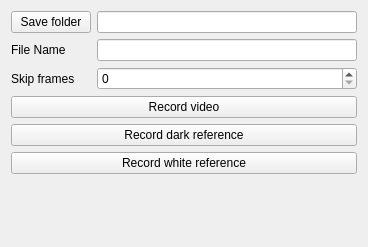
                      <widget class="QWidget" name="page">
                       <property name="geometry">
                        <rect>
                         <x>0</x>
                         <y>0</y>
                         <width>368</width>
                         <height>247</height>
                        </rect>
                       </property>
                       <attribute name="label">
                        <string>Video file management</string>
                       </attribute>
                       <layout class="QVBoxLayout" name="verticalLayout_5">
                        <item>
                         <layout class="QFormLayout" name="formLayout">
                          <property name="sizeConstraint">
                           <enum>QLayout::SetDefaultConstraint</enum>
                          </property>
                          <property name="labelAlignment">
                           <set>Qt::AlignLeading|Qt::AlignLeft|Qt::AlignVCenter</set>
                          </property>
                          <property name="formAlignment">
                           <set>Qt::AlignLeading|Qt::AlignLeft|Qt::AlignVCenter</set>
                          </property>
                          <item row="0" column="0">
                           <widget class="QPushButton" name="baseFolderButton">
                            <property name="sizePolicy">
                             <sizepolicy hsizetype="Minimum" vsizetype="Preferred">
                              <horstretch>0</horstretch>
                              <verstretch>0</verstretch>
                             </sizepolicy>
                            </property>
                            <property name="toolTip">
                             <string>Select folder where all data is organized</string>
                            </property>
                            <property name="text">
                             <string>Save folder</string>
                            </property>
                           </widget>
                          </item>
                          <item row="0" column="1">
                           <widget class="QLineEdit" name="baseFolderLineEdit">
                            <property name="toolTip">
                             <string>Folder where all data is stored</string>
                            </property>
                            <property name="styleSheet">
                             <string notr="true"/>
                            </property>
                            <property name="readOnly">
                             <bool>false</bool>
                            </property>
                            <property name="placeholderText">
                             <string/>
                            </property>
                           </widget>
                          </item>
                          <item row="1" column="0">
                           <widget class="QLabel" name="filePrefixLabel">
                            <property name="sizePolicy">
                             <sizepolicy hsizetype="Preferred" vsizetype="Preferred">
                              <horstretch>0</horstretch>
                              <verstretch>0</verstretch>
                             </sizepolicy>
                            </property>
                            <property name="toolTip">
                             <string>File name</string>
                            </property>
                            <property name="text">
                             <string>File Name</string>
                            </property>
                            <property name="alignment">
                             <set>Qt::AlignLeading|Qt::AlignLeft|Qt::AlignVCenter</set>
                            </property>
                           </widget>
                          </item>
                          <item row="1" column="1">
                           <widget class="QLineEdit" name="filePrefixLineEdit">
                            <property name="toolTip">
                             <string>Prefix appended to the beginning each file stored</string>
                            </property>
                            <property name="text">
                             <string/>
                            </property>
                            <property name="placeholderText">
                             <string/>
                            </property>
                           </widget>
                          </item>
                          <item row="2" column="0">
                           <widget class="QLabel" name="skipFramesLabel">
                            <property name="text">
                             <string>Skip frames</string>
                            </property>
                           </widget>
                          </item>
                          <item row="2" column="1">
                           <widget class="QSpinBox" name="skipFramesSpinBox">
                            <property name="sizePolicy">
                             <sizepolicy hsizetype="Minimum" vsizetype="Fixed">
                              <horstretch>0</horstretch>
                              <verstretch>0</verstretch>
                             </sizepolicy>
                            </property>
                            <property name="toolTip">
                             <string>Time to wait between consecutive recording frames</string>
                            </property>
                            <property name="toolTipDuration">
                             <number>5</number>
                            </property>
                            <property name="maximum">
                             <number>1000</number>
                            </property>
                           </widget>
                          </item>
                         </layout>
                        </item>
                        <item>
                         <widget class="QPushButton" name="recordButton">
                          <property name="sizePolicy">
                           <sizepolicy hsizetype="Minimum" vsizetype="Fixed">
                            <horstretch>0</horstretch>
                            <verstretch>0</verstretch>
                           </sizepolicy>
                          </property>
                          <property name="toolTip">
                           <string>Press to start / stop recording</string>
                          </property>
                          <property name="autoFillBackground">
                           <bool>false</bool>
                          </property>
                          <property name="styleSheet">
                           <string notr="true"/>
                          </property>
                          <property name="text">
                           <string>Record video</string>
                          </property>
                          <property name="icon">
                           <iconset>
                            <normaloff>resources/play-button.png</normaloff>resources/play-button.png</iconset>
                          </property>
                          <property name="checkable">
                           <bool>true</bool>
                          </property>
                         </widget>
                        </item>
                        <item>
                         <widget class="QPushButton" name="darkCorrectionButton">
                          <property name="enabled">
                           <bool>true</bool>
                          </property>
                          <property name="toolTip">
                           <string>Record dark reference images</string>
                          </property>
                          <property name="text">
                           <string>Record dark reference</string>
                          </property>
                         </widget>
                        </item>
                        <item>
                         <widget class="QPushButton" name="whiteBalanceButton">
                          <property name="enabled">
                           <bool>true</bool>
                          </property>
                          <property name="toolTip">
                           <string>Record white reference images</string>
                          </property>
                          <property name="text">
                           <string>Record white reference</string>
                          </property>
                         </widget>
                        </item>
                        <item>
                         <spacer name="verticalSpacer_5">
                          <property name="orientation">
                           <enum>Qt::Vertical</enum>
                          </property>
                          <property name="sizeHint" stdset="0">
                           <size>
                            <width>20</width>
                            <height>40</height>
                           </size>
                          </property>
                         </spacer>
                        </item>
                       </layout>
                      </widget>
